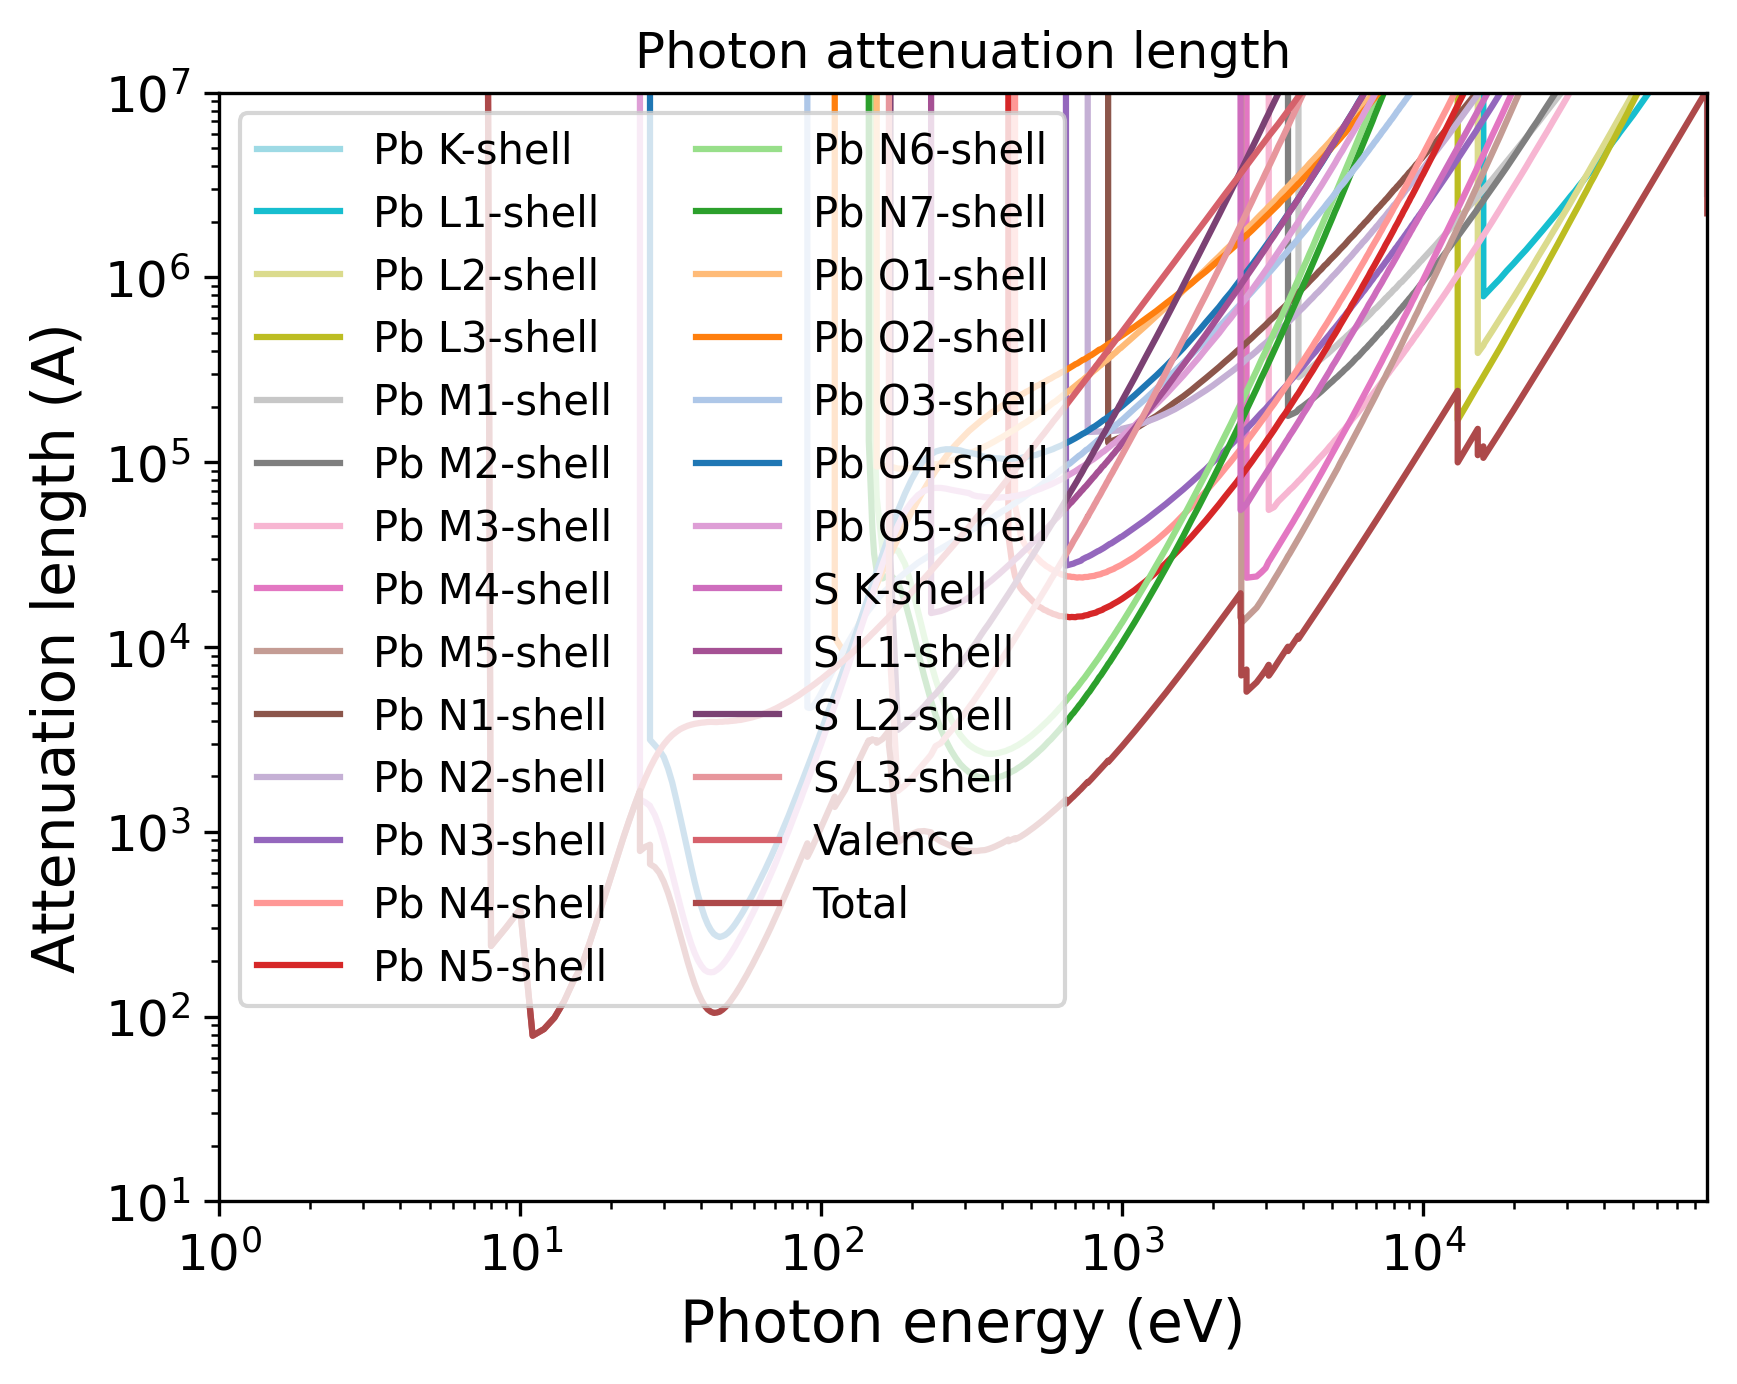

This chart was generated by the following Python code:
import pandas as pd
import numpy as np
import matplotlib.pyplot as plt
import matplotlib.cm as cm
# Set the format:
plt.xlabel("Photon energy (eV)", fontsize=14)
plt.ylabel("Attenuation length (A)", fontsize=14)
plt.xticks(fontsize=12)
plt.yticks(fontsize=12)
plt.grid(False)
# Set the axes:
# Read the output file:
df = pd.read_csv(r"OUTPUT_PbS_Photon_IMFP.dat", sep=r'\s+', header=None, comment="#", skipinitialspace=True)
plt.xscale("log")
plt.yscale("log")
# Prepare the plot:
columns_to_plot = [ 1, 2, 3, 4, 5, 6, 7, 8, 9, 10, 11, 12, 13, 14, 15, 16, 17, 18, 19, 20, 21, 22, 23, 24, 25, 26, 27]
labels = [ "Pb K-shell", "Pb L1-shell", "Pb L2-shell", "Pb L3-shell", "Pb M1-shell", "Pb M2-shell", "Pb M3-shell", "Pb M4-shell", "Pb M5-shell", "Pb N1-shell", "Pb N2-shell", "Pb N3-shell", "Pb N4-shell", "Pb N5-shell", "Pb N6-shell", "Pb N7-shell", "Pb O1-shell", "Pb O2-shell", "Pb O3-shell", "Pb O4-shell", "Pb O5-shell", "S K-shell", "S L1-shell", "S L2-shell", "S L3-shell", "Valence", "Total"]
# Create N distinct colors from a colormap
N = len(columns_to_plot)
colors = np.vstack([plt.cm.tab20(np.linspace(1, 0, 20)), plt.cm.tab20b(np.linspace(1, 0, 20))])
# Set line styles:
linestyles = [ "-", "-", "-", "-", "-", "-", "-", "-", "-", "-", "-", "-", "-", "-", "-", "-", "-", "-", "-", "-", "-", "-", "-", "-", "-", "-", "-"]
for i, col in enumerate(columns_to_plot):
    color = colors[i % len(colors)]
    ls    = linestyles[i % len(linestyles)]
    label = labels[i % len(labels)]
    plt.plot(df.iloc[:, 0], df.iloc[:, col],
    color=color,
    label=label,
    linestyle=ls)
plt.xlim(1.00000000,88011.00100000)
plt.ylim(10.00000000,10000000.00000000)
plt.title("Photon attenuation length")
plt.legend(loc="best", fontsize=10, ncol=2)
# Save the plot in this format:
plt.savefig("OUTPUT_MFP_photon.png", dpi=300, bbox_inches="tight")
